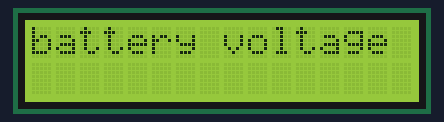
Simulated run of this sketch. Board: Arduino Uno, built with avr-gcc and run on an emulated ATmega328P. Shown: 16×2 character LCD.

Above: at 0.1 s.
At 1.1 s:
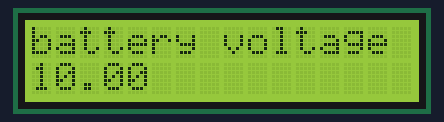

The sketch:

sketch_mar07a.ino
```cpp
#include<LiquidCrystal.h>
#include<String.h>
  double value=0;
  int ana=A2;

  int rs=12,en=11,d4=2,d5=3,d6=4,d7=5,i,j,z,l;
  LiquidCrystal lcd(rs,en,d4,d5,d6,d7);
void setup()
{
  pinMode(ana,INPUT);
  Serial.begin(9600);
  lcd.begin(16,2);
  lcd.setCursor(0,0);
  lcd.print("battery voltage");
  delay(1000);
  value=analogRead(ana)*5*4; //multiplied by 4 because i am using 4 427-428 K OHM resistance to increase range upto 20 v. if i will not use this will have range of 0-5 V only
  value=value/1024;


}

void loop()
{
        lcd.setCursor(0,1);
        lcd.print(value);
        delay(500);


}
```
